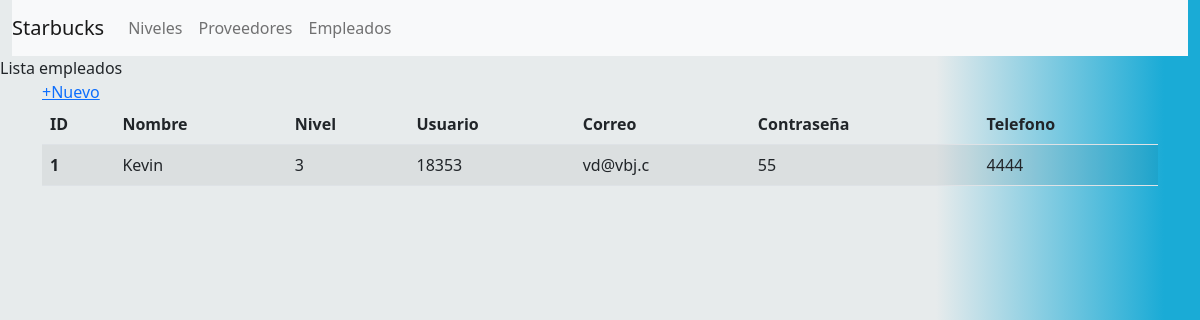
Page /index.php/empleados on the committed database.
### tables this page shows
CREATE TABLE `empleado` (
  `no_empleado` int(3) NOT NULL,
  `nombre` varchar(150) NOT NULL,
  `nivel` int(1) NOT NULL,
  `usuario` varchar(70) NOT NULL,
  `correo` varchar(80) NOT NULL,
  `password` varchar(80) NOT NULL,
  `telefono` varchar(10) NOT NULL
);

### application/controllers/Empleados.php (called while the page is built, shortened)
<?php
class Empleados extends CI_Controller {
	public function index()
	{
		$this->load->model('Empleados_Model');
        $datos['datosEmpleados']= $this->Empleados_Model->listaEmpleados();
        $this -> load -> view ('plantillas/header');
        $this->load->view('vistaEmpleados/empleados', $datos);
        $this -> load -> view ('plantillas/footer');
	}
}

### index.php (called while the page is built, shortened)
<?php
require_once BASEPATH.'core/CodeIgniter.php';

### application/models/Empleados_Model.php (called while the page is built, shortened)
<?php
class Empleados_Model extends CI_Model{
    public function listaEmpleados(){
        $query= $this -> db -> get('empleado');
        return $query-> result();
    }
}

### application/views/vistaEmpleados/empleados.php (the view, shortened to what this page needs)
<body>
   Lista empleados
    <div class="container">
    <a href = <?php echo base_url("Empleados/nuevo");
     ?> >
        +Nuevo
    </a>
    <table class="table table-striped">
        <thead>
            <tr>
            <th scope="col">ID</th>
            <th scope="col">Nombre</th>
            <th scope="col">Nivel</th>
            <th scope="col">Usuario</th>
            <th scope="col">Correo</th>
            <th scope="col">Contraseña</th>
            <th scope="col">Telefono</th>
            </tr>
        </thead>
        <tbody>
            <?php
            foreach($datosEmpleados as $dE):
            ?>
            <tr>
            <th scope="row">
                <?php
                echo $dE->no_empleado;
                ?>
            </th>
            <td>
                <?php
                echo $dE->nombre;
                ?>
            </td>
            <td>
                <?php
                echo $dE-> nivel;
                ?>
            </td>
            <td>
                <?php
                echo $dE-> usuario;
                ?>
            </td>
            <td>
                <?php
                echo $dE-> correo;
                ?>
            </td>
            <td>
                <?php
                echo $dE-> password;
                ?>
            </td>
            <td>
                <?php
                echo $dE-> telefono;
                ?>
            </td>
            </tr>
            <?php
             endforeach;
            ?>
        </tbody>
    </table>
    </div>
</body>

### assets/css/estilos.css (style rules this page uses)
html { height: 100%; }
body { height: 100%; background: linear-gradient(90deg, rgba(231,235,236,1) 78%, rgba(26,171,214,1) 97%); }

### rows in the picture
empleado: no_empleado "1", nombre "Kevin", nivel "3", usuario "18353", correo "vd@vbj.c", password "55", telefono "4444"
